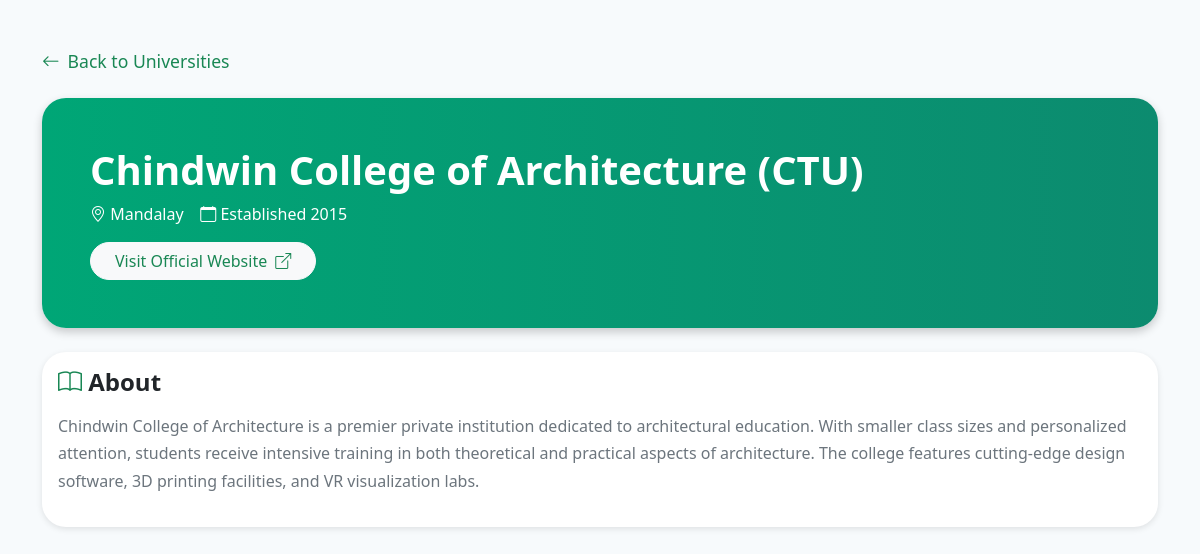
Screenshot of /private-colleges/1/ with the database file from the repository.
### NovaX_webpage/models.py (models this page shows, shortened)
class PrivateCollege(models.Model):
    name = models.CharField(max_length=200)
    abbreviation = models.CharField(max_length=100)
    location = models.CharField(max_length=100)
    established = models.IntegerField()
    description = models.TextField()
    about = models.TextField()
    website = models.URLField(blank=True, null=True)

### NovaX_webpage/views.py (the view)
# urls.py: path('private-colleges/<int:pk>/', views.private_college_detail, name='private_college_detail'),
def private_college_detail(request, pk):
    college = get_object_or_404(PrivateCollege, pk=pk)
    return render(request, 'private_colleges_details.html', {'college': college})

### NovaX_webpage/templates/private_colleges_details.html (shortened to what this page needs)
<!DOCTYPE html>
<html lang="en">
<head>
  <link
    href="https://cdn.jsdelivr.net/npm/bootstrap@5.3.3/dist/css/bootstrap.min.css"
    rel="stylesheet"
  />
  <link
    href="https://cdn.jsdelivr.net/npm/bootstrap-icons@1.11.3/font/bootstrap-icons.css"
    rel="stylesheet"
  />
</head>
<body>
  <div class="container my-5">
    <a href="{% url 'public_universities' %}" class="back-link">
      <i class="bi bi-arrow-left me-2"></i> Back to Universities
    </a>
    <div class="university-header">
      <h1 class="fw-bold">{{ college.name }} ({{ college.abbreviation }})</h1>
      <p class="mb-3">
        <i class="bi bi-geo-alt"></i> {{ college.location }}
        &nbsp;&nbsp; <i class="bi bi-calendar"></i> Established {{ college.established }}
      </p>
      {% if college.website %}
      <a href="{{ college.website }}" target="_blank" class="btn btn-light text-success rounded-pill px-4">
        Visit Official Website <i class="bi bi-box-arrow-up-right ms-1"></i>
      </a>
      {% endif %}
    </div>
    <div class="card about-card mt-4">
      <div class="card-body">
        <h4 class="about-title mb-3">
          <i class="bi bi-book text-success"></i> About
        </h4>
        <p class="about-text">{{ college.about }}</p>
      </div>
    </div>
  </div>
</body>
</html>

### NovaX_webpage/templates/private_colleges_details.html (style rules this page uses)
body { background-color: #f7fafc; font-family: "Segoe UI", Tahoma, Geneva, Verdana, sans-serif; }
.back-link { text-decoration: none; font-size: 1.1rem; font-weight: 500; display: inline-flex; align-items: center; color: #198754; margin-bottom: 1.5rem; transition: color 0.2s ease; }
.university-header { background: linear-gradient(90deg, #00a676, #0c8b6f); color: white; padding: 3rem; border-radius: 1.5rem; box-shadow: 0 4px 10px rgba(0, 0, 0, 0.2); }
.about-card { border: none; border-radius: 1.5rem; box-shadow: 0 2px 6px rgba(0, 0, 0, 0.1); }
.about-title { font-weight: 700; color: #212529; }
.about-text { color: #6c757d; line-height: 1.7; }

### rows the page displays
PrivateCollege: name "Chindwin College of Architecture", abbreviation "CTU", location "Mandalay", established "2015", about "Chindwin College of Architecture is a premier private institution dedicated to architectural education. With smaller class sizes and personalized attention, students receive intensive training in both theoretical and practical aspects of architecture. The college features cutting-edge design software, 3D printing facilities, and VR visualization labs."
